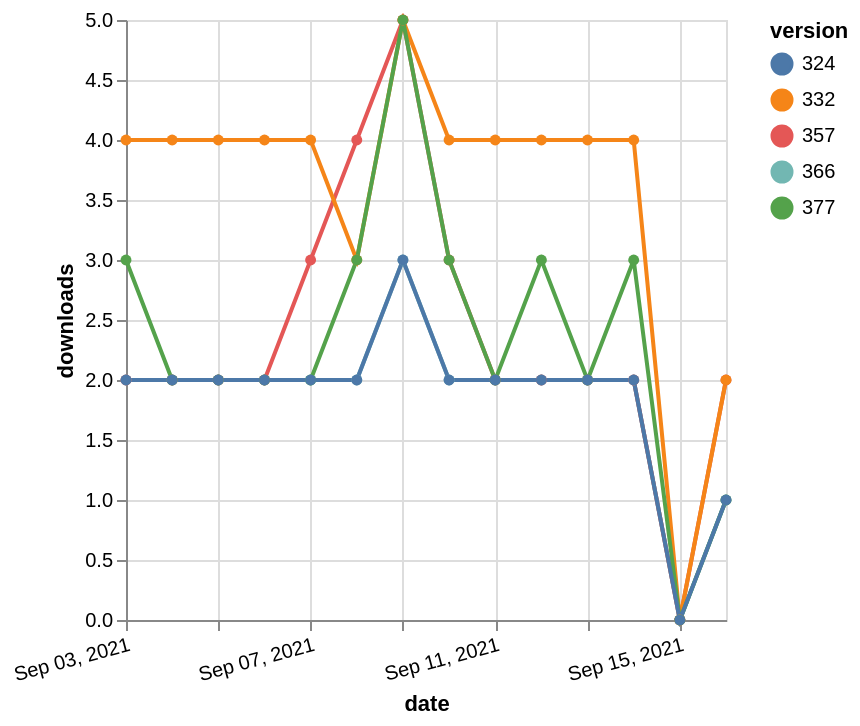

Here is the Vega-Lite specification saved for this chart:
### Vega-Lite specification from a JSON file in a GitHub repository (floating-point values rounded to 4 significant figures)
{"$schema": "https://vega.github.io/schema/vega-lite/v5.json", "description": "A simple bar chart with embedded data.", "data": {"values": [{"date": "2021-09-03", "total": 2321, "delta": 2, "version": "366"}, {"date": "2021-09-04", "total": 2323, "delta": 2, "version": "366"}, {"date": "2021-09-05", "total": 2325, "delta": 2, "version": "366"}, {"date": "2021-09-06", "total": 2327, "delta": 2, "version": "366"}, {"date": "2021-09-07", "total": 2329, "delta": 2, "version": "366"}, {"date": "2021-09-08", "total": 2331, "delta": 2, "version": "366"}, {"date": "2021-09-09", "total": 2334, "delta": 3, "version": "366"}, {"date": "2021-09-10", "total": 2336, "delta": 2, "version": "366"}, {"date": "2021-09-11", "total": 2338, "delta": 2, "version": "366"}, {"date": "2021-09-12", "total": 2340, "delta": 2, "version": "366"}, {"date": "2021-09-13", "total": 2342, "delta": 2, "version": "366"}, {"date": "2021-09-14", "total": 2344, "delta": 2, "version": "366"}, {"date": "2021-09-15", "total": 2344, "delta": 0, "version": "366"}, {"date": "2021-09-16", "total": 2345, "delta": 1, "version": "366"}, {"date": "2021-09-03", "total": 2912, "delta": 2, "version": "357"}, {"date": "2021-09-04", "total": 2914, "delta": 2, "version": "357"}, {"date": "2021-09-05", "total": 2916, "delta": 2, "version": "357"}, {"date": "2021-09-06", "total": 2918, "delta": 2, "version": "357"}, {"date": "2021-09-07", "total": 2921, "delta": 3, "version": "357"}, {"date": "2021-09-08", "total": 2925, "delta": 4, "version": "357"}, {"date": "2021-09-09", "total": 2930, "delta": 5, "version": "357"}, {"date": "2021-09-10", "total": 2933, "delta": 3, "version": "357"}, {"date": "2021-09-11", "total": 2935, "delta": 2, "version": "357"}, {"date": "2021-09-12", "total": 2937, "delta": 2, "version": "357"}, {"date": "2021-09-13", "total": 2939, "delta": 2, "version": "357"}, {"date": "2021-09-14", "total": 2941, "delta": 2, "version": "357"}, {"date": "2021-09-15", "total": 2941, "delta": 0, "version": "357"}, {"date": "2021-09-16", "total": 2943, "delta": 2, "version": "357"}, {"date": "2021-09-03", "total": 4896, "delta": 4, "version": "332"}, {"date": "2021-09-04", "total": 4900, "delta": 4, "version": "332"}, {"date": "2021-09-05", "total": 4904, "delta": 4, "version": "332"}, {"date": "2021-09-06", "total": 4908, "delta": 4, "version": "332"}, {"date": "2021-09-07", "total": 4912, "delta": 4, "version": "332"}, {"date": "2021-09-08", "total": 4915, "delta": 3, "version": "332"}, {"date": "2021-09-09", "total": 4920, "delta": 5, "version": "332"}, {"date": "2021-09-10", "total": 4924, "delta": 4, "version": "332"}, {"date": "2021-09-11", "total": 4928, "delta": 4, "version": "332"}, {"date": "2021-09-12", "total": 4932, "delta": 4, "version": "332"}, {"date": "2021-09-13", "total": 4936, "delta": 4, "version": "332"}, {"date": "2021-09-14", "total": 4940, "delta": 4, "version": "332"}, {"date": "2021-09-15", "total": 4940, "delta": 0, "version": "332"}, {"date": "2021-09-16", "total": 4942, "delta": 2, "version": "332"}, {"date": "2021-09-03", "total": 2109, "delta": 3, "version": "377"}, {"date": "2021-09-04", "total": 2111, "delta": 2, "version": "377"}, {"date": "2021-09-05", "total": 2113, "delta": 2, "version": "377"}, {"date": "2021-09-06", "total": 2115, "delta": 2, "version": "377"}, {"date": "2021-09-07", "total": 2117, "delta": 2, "version": "377"}, {"date": "2021-09-08", "total": 2120, "delta": 3, "version": "377"}, {"date": "2021-09-09", "total": 2125, "delta": 5, "version": "377"}, {"date": "2021-09-10", "total": 2128, "delta": 3, "version": "377"}, {"date": "2021-09-11", "total": 2130, "delta": 2, "version": "377"}, {"date": "2021-09-12", "total": 2133, "delta": 3, "version": "377"}, {"date": "2021-09-13", "total": 2135, "delta": 2, "version": "377"}, {"date": "2021-09-14", "total": 2138, "delta": 3, "version": "377"}, {"date": "2021-09-15", "total": 2138, "delta": 0, "version": "377"}, {"date": "2021-09-16", "total": 2139, "delta": 1, "version": "377"}, {"date": "2021-09-03", "total": 2661, "delta": 2, "version": "324"}, {"date": "2021-09-04", "total": 2663, "delta": 2, "version": "324"}, {"date": "2021-09-05", "total": 2665, "delta": 2, "version": "324"}, {"date": "2021-09-06", "total": 2667, "delta": 2, "version": "324"}, {"date": "2021-09-07", "total": 2669, "delta": 2, "version": "324"}, {"date": "2021-09-08", "total": 2671, "delta": 2, "version": "324"}, {"date": "2021-09-09", "total": 2674, "delta": 3, "version": "324"}, {"date": "2021-09-10", "total": 2676, "delta": 2, "version": "324"}, {"date": "2021-09-11", "total": 2678, "delta": 2, "version": "324"}, {"date": "2021-09-12", "total": 2680, "delta": 2, "version": "324"}, {"date": "2021-09-13", "total": 2682, "delta": 2, "version": "324"}, {"date": "2021-09-14", "total": 2684, "delta": 2, "version": "324"}, {"date": "2021-09-15", "total": 2684, "delta": 0, "version": "324"}, {"date": "2021-09-16", "total": 2685, "delta": 1, "version": "324"}]}, "width": "container", "mark": {"type": "line", "point": {"filled": true}}, "encoding": {"x": {"field": "date", "type": "temporal", "timeUnit": "yearmonthdate", "title": "date", "axis": {"labelAngle": -15}}, "y": {"field": "delta", "type": "quantitative", "title": "downloads"}, "color": {"field": "version", "type": "nominal"}, "tooltip": {"field": "delta"}}}
